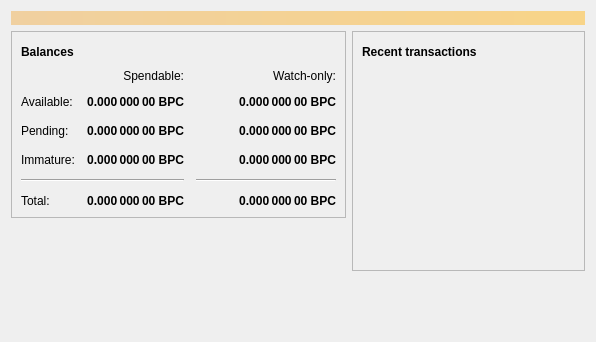
<?xml version="1.0" encoding="UTF-8"?>
<ui version="4.0">
 <class>OverviewPage</class>
 <widget class="QWidget" name="OverviewPage">
  <property name="geometry">
   <rect>
    <x>0</x>
    <y>0</y>
    <width>596</width>
    <height>342</height>
   </rect>
  </property>
  <property name="windowTitle">
   <string>Form</string>
  </property>
  <layout class="QVBoxLayout" name="topLayout">
   <item>
    <widget class="QLabel" name="labelAlerts">
     <property name="visible">
      <bool>false</bool>
     </property>
     <property name="styleSheet">
      <string notr="true">QLabel { background-color: qlineargradient(x1: 0, y1: 0, x2: 1, y2: 0, stop:0 #F0D0A0, stop:1 #F8D488); color:#000000; }</string>
     </property>
     <property name="wordWrap">
      <bool>true</bool>
     </property>
     <property name="margin">
      <number>3</number>
     </property>
     <property name="textInteractionFlags">
      <set>Qt::TextSelectableByMouse</set>
     </property>
    </widget>
   </item>
   <item>
    <layout class="QHBoxLayout" name="horizontalLayout" stretch="1,1">
     <item>
      <layout class="QVBoxLayout" name="verticalLayout_2">
       <item>
        <widget class="QFrame" name="frame">
         <property name="frameShape">
          <enum>QFrame::StyledPanel</enum>
         </property>
         <property name="frameShadow">
          <enum>QFrame::Raised</enum>
         </property>
         <layout class="QVBoxLayout" name="verticalLayout_4">
          <item>
           <layout class="QHBoxLayout" name="horizontalLayout_4">
            <item>
             <widget class="QLabel" name="label_5">
              <property name="font">
               <font>
                <weight>75</weight>
                <bold>true</bold>
               </font>
              </property>
              <property name="text">
               <string>Balances</string>
              </property>
             </widget>
            </item>
            <item>
             <widget class="QPushButton" name="labelWalletStatus">
              <property name="enabled">
               <bool>true</bool>
              </property>
              <property name="maximumSize">
               <size>
                <width>30</width>
                <height>16777215</height>
               </size>
              </property>
              <property name="toolTip">
               <string>The displayed information may be out of date. Your wallet automatically synchronizes with the Backpackercoin network after a connection is established, but this process has not completed yet.</string>
              </property>
              <property name="text">
               <string/>
              </property>
              <property name="icon">
               <iconset resource="../bitcoin.qrc">
                <normaloff>:/icons/warning</normaloff>
                <disabledoff>:/icons/warning</disabledoff>:/icons/warning</iconset>
              </property>
              <property name="iconSize">
               <size>
                <width>24</width>
                <height>24</height>
               </size>
              </property>
              <property name="flat">
               <bool>true</bool>
              </property>
             </widget>
            </item>
            <item>
             <spacer name="horizontalSpacer_3">
              <property name="orientation">
               <enum>Qt::Horizontal</enum>
              </property>
              <property name="sizeHint" stdset="0">
               <size>
                <width>40</width>
                <height>20</height>
               </size>
              </property>
             </spacer>
            </item>
           </layout>
          </item>
          <item>
           <layout class="QGridLayout" name="gridLayout">
            <property name="spacing">
             <number>12</number>
            </property>
            <item row="2" column="2">
             <widget class="QLabel" name="labelWatchPending">
              <property name="font">
               <font>
                <weight>75</weight>
                <bold>true</bold>
               </font>
              </property>
              <property name="cursor">
               <cursorShape>IBeamCursor</cursorShape>
              </property>
              <property name="toolTip">
               <string>Unconfirmed transactions to watch-only addresses</string>
              </property>
              <property name="text">
               <string notr="true">0.000 000 00 BPC</string>
              </property>
              <property name="alignment">
               <set>Qt::AlignRight|Qt::AlignTrailing|Qt::AlignVCenter</set>
              </property>
              <property name="textInteractionFlags">
               <set>Qt::LinksAccessibleByMouse|Qt::TextSelectableByKeyboard|Qt::TextSelectableByMouse</set>
              </property>
             </widget>
            </item>
            <item row="2" column="1">
             <widget class="QLabel" name="labelUnconfirmed">
              <property name="font">
               <font>
                <weight>75</weight>
                <bold>true</bold>
               </font>
              </property>
              <property name="cursor">
               <cursorShape>IBeamCursor</cursorShape>
              </property>
              <property name="toolTip">
               <string>Total of transactions that have yet to be confirmed, and do not yet count toward the spendable balance</string>
              </property>
              <property name="text">
               <string notr="true">0.000 000 00 BPC</string>
              </property>
              <property name="alignment">
               <set>Qt::AlignRight|Qt::AlignTrailing|Qt::AlignVCenter</set>
              </property>
              <property name="textInteractionFlags">
               <set>Qt::LinksAccessibleByMouse|Qt::TextSelectableByKeyboard|Qt::TextSelectableByMouse</set>
              </property>
             </widget>
            </item>
            <item row="3" column="2">
             <widget class="QLabel" name="labelWatchImmature">
              <property name="font">
               <font>
                <weight>75</weight>
                <bold>true</bold>
               </font>
              </property>
              <property name="cursor">
               <cursorShape>IBeamCursor</cursorShape>
              </property>
              <property name="toolTip">
               <string>Mined balance in watch-only addresses that has not yet matured</string>
              </property>
              <property name="text">
               <string notr="true">0.000 000 00 BPC</string>
              </property>
              <property name="alignment">
               <set>Qt::AlignRight|Qt::AlignTrailing|Qt::AlignVCenter</set>
              </property>
              <property name="textInteractionFlags">
               <set>Qt::LinksAccessibleByMouse|Qt::TextSelectableByKeyboard|Qt::TextSelectableByMouse</set>
              </property>
             </widget>
            </item>
            <item row="4" column="0" colspan="2">
             <widget class="Line" name="line">
              <property name="orientation">
               <enum>Qt::Horizontal</enum>
              </property>
             </widget>
            </item>
            <item row="4" column="2">
             <widget class="Line" name="lineWatchBalance">
              <property name="sizePolicy">
               <sizepolicy hsizetype="Preferred" vsizetype="Fixed">
                <horstretch>0</horstretch>
                <verstretch>0</verstretch>
               </sizepolicy>
              </property>
              <property name="minimumSize">
               <size>
                <width>140</width>
                <height>0</height>
               </size>
              </property>
              <property name="orientation">
               <enum>Qt::Horizontal</enum>
              </property>
             </widget>
            </item>
            <item row="5" column="0">
             <widget class="QLabel" name="labelTotalText">
              <property name="text">
               <string>Total:</string>
              </property>
             </widget>
            </item>
            <item row="3" column="1">
             <widget class="QLabel" name="labelImmature">
              <property name="font">
               <font>
                <weight>75</weight>
                <bold>true</bold>
               </font>
              </property>
              <property name="cursor">
               <cursorShape>IBeamCursor</cursorShape>
              </property>
              <property name="toolTip">
               <string>Mined balance that has not yet matured</string>
              </property>
              <property name="text">
               <string notr="true">0.000 000 00 BPC</string>
              </property>
              <property name="alignment">
               <set>Qt::AlignRight|Qt::AlignTrailing|Qt::AlignVCenter</set>
              </property>
              <property name="textInteractionFlags">
               <set>Qt::LinksAccessibleByMouse|Qt::TextSelectableByKeyboard|Qt::TextSelectableByMouse</set>
              </property>
             </widget>
            </item>
            <item row="2" column="3">
             <spacer name="horizontalSpacer_2">
              <property name="orientation">
               <enum>Qt::Horizontal</enum>
              </property>
              <property name="sizeHint" stdset="0">
               <size>
                <width>40</width>
                <height>20</height>
               </size>
              </property>
             </spacer>
            </item>
            <item row="3" column="0">
             <widget class="QLabel" name="labelImmatureText">
              <property name="text">
               <string>Immature:</string>
              </property>
             </widget>
            </item>
            <item row="5" column="1">
             <widget class="QLabel" name="labelTotal">
              <property name="font">
               <font>
                <weight>75</weight>
                <bold>true</bold>
               </font>
              </property>
              <property name="cursor">
               <cursorShape>IBeamCursor</cursorShape>
              </property>
              <property name="toolTip">
               <string>Your current total balance</string>
              </property>
              <property name="text">
               <string notr="true">0.000 000 00 BPC</string>
              </property>
              <property name="alignment">
               <set>Qt::AlignRight|Qt::AlignTrailing|Qt::AlignVCenter</set>
              </property>
              <property name="textInteractionFlags">
               <set>Qt::LinksAccessibleByMouse|Qt::TextSelectableByKeyboard|Qt::TextSelectableByMouse</set>
              </property>
             </widget>
            </item>
            <item row="5" column="2">
             <widget class="QLabel" name="labelWatchTotal">
              <property name="font">
               <font>
                <weight>75</weight>
                <bold>true</bold>
               </font>
              </property>
              <property name="cursor">
               <cursorShape>IBeamCursor</cursorShape>
              </property>
              <property name="toolTip">
               <string>Current total balance in watch-only addresses</string>
              </property>
              <property name="text">
               <string notr="true">0.000 000 00 BPC</string>
              </property>
              <property name="alignment">
               <set>Qt::AlignRight|Qt::AlignTrailing|Qt::AlignVCenter</set>
              </property>
              <property name="textInteractionFlags">
               <set>Qt::LinksAccessibleByMouse|Qt::TextSelectableByKeyboard|Qt::TextSelectableByMouse</set>
              </property>
             </widget>
            </item>
            <item row="0" column="2">
             <widget class="QLabel" name="labelWatchonly">
              <property name="text">
               <string>Watch-only:</string>
              </property>
              <property name="alignment">
               <set>Qt::AlignRight|Qt::AlignTrailing|Qt::AlignVCenter</set>
              </property>
             </widget>
            </item>
            <item row="1" column="0">
             <widget class="QLabel" name="labelBalanceText">
              <property name="text">
               <string>Available:</string>
              </property>
             </widget>
            </item>
            <item row="1" column="1">
             <widget class="QLabel" name="labelBalance">
              <property name="font">
               <font>
                <weight>75</weight>
                <bold>true</bold>
               </font>
              </property>
              <property name="cursor">
               <cursorShape>IBeamCursor</cursorShape>
              </property>
              <property name="toolTip">
               <string>Your current spendable balance</string>
              </property>
              <property name="text">
               <string notr="true">0.000 000 00 BPC</string>
              </property>
              <property name="alignment">
               <set>Qt::AlignRight|Qt::AlignTrailing|Qt::AlignVCenter</set>
              </property>
              <property name="textInteractionFlags">
               <set>Qt::LinksAccessibleByMouse|Qt::TextSelectableByKeyboard|Qt::TextSelectableByMouse</set>
              </property>
             </widget>
            </item>
            <item row="1" column="2">
             <widget class="QLabel" name="labelWatchAvailable">
              <property name="font">
               <font>
                <weight>75</weight>
                <bold>true</bold>
               </font>
              </property>
              <property name="cursor">
               <cursorShape>IBeamCursor</cursorShape>
              </property>
              <property name="toolTip">
               <string>Your current balance in watch-only addresses</string>
              </property>
              <property name="text">
               <string notr="true">0.000 000 00 BPC</string>
              </property>
              <property name="alignment">
               <set>Qt::AlignRight|Qt::AlignTrailing|Qt::AlignVCenter</set>
              </property>
              <property name="textInteractionFlags">
               <set>Qt::LinksAccessibleByMouse|Qt::TextSelectableByKeyboard|Qt::TextSelectableByMouse</set>
              </property>
             </widget>
            </item>
            <item row="2" column="0">
             <widget class="QLabel" name="labelPendingText">
              <property name="text">
               <string>Pending:</string>
              </property>
             </widget>
            </item>
            <item row="0" column="1">
             <widget class="QLabel" name="labelSpendable">
              <property name="text">
               <string>Spendable:</string>
              </property>
              <property name="alignment">
               <set>Qt::AlignRight|Qt::AlignTrailing|Qt::AlignVCenter</set>
              </property>
             </widget>
            </item>
           </layout>
          </item>
         </layout>
        </widget>
       </item>
       <item>
        <spacer name="verticalSpacer">
         <property name="orientation">
          <enum>Qt::Vertical</enum>
         </property>
         <property name="sizeHint" stdset="0">
          <size>
           <width>20</width>
           <height>40</height>
          </size>
         </property>
        </spacer>
       </item>
      </layout>
     </item>
     <item>
      <layout class="QVBoxLayout" name="verticalLayout_3">
       <item>
        <widget class="QFrame" name="frame_2">
         <property name="frameShape">
          <enum>QFrame::StyledPanel</enum>
         </property>
         <property name="frameShadow">
          <enum>QFrame::Raised</enum>
         </property>
         <layout class="QVBoxLayout" name="verticalLayout">
          <item>
           <layout class="QHBoxLayout" name="horizontalLayout_2">
            <item>
             <widget class="QLabel" name="label_4">
              <property name="font">
               <font>
                <weight>75</weight>
                <bold>true</bold>
               </font>
              </property>
              <property name="text">
               <string>Recent transactions</string>
              </property>
             </widget>
            </item>
            <item>
             <widget class="QPushButton" name="labelTransactionsStatus">
              <property name="enabled">
               <bool>true</bool>
              </property>
              <property name="maximumSize">
               <size>
                <width>30</width>
                <height>16777215</height>
               </size>
              </property>
              <property name="toolTip">
               <string>The displayed information may be out of date. Your wallet automatically synchronizes with the Backpackercoin network after a connection is established, but this process has not completed yet.</string>
              </property>
              <property name="text">
               <string/>
              </property>
              <property name="icon">
               <iconset resource="../bitcoin.qrc">
                <normaloff>:/icons/warning</normaloff>
                <disabledoff>:/icons/warning</disabledoff>:/icons/warning</iconset>
              </property>
              <property name="iconSize">
               <size>
                <width>24</width>
                <height>24</height>
               </size>
              </property>
              <property name="flat">
               <bool>true</bool>
              </property>
             </widget>
            </item>
            <item>
             <spacer name="horizontalSpacer">
              <property name="orientation">
               <enum>Qt::Horizontal</enum>
              </property>
              <property name="sizeHint" stdset="0">
               <size>
                <width>40</width>
                <height>20</height>
               </size>
              </property>
             </spacer>
            </item>
           </layout>
          </item>
          <item>
           <widget class="QListView" name="listTransactions">
            <property name="styleSheet">
             <string notr="true">QListView { background: transparent; }</string>
            </property>
            <property name="frameShape">
             <enum>QFrame::NoFrame</enum>
            </property>
            <property name="verticalScrollBarPolicy">
             <enum>Qt::ScrollBarAlwaysOff</enum>
            </property>
            <property name="horizontalScrollBarPolicy">
             <enum>Qt::ScrollBarAlwaysOff</enum>
            </property>
            <property name="selectionMode">
             <enum>QAbstractItemView::NoSelection</enum>
            </property>
           </widget>
          </item>
         </layout>
        </widget>
       </item>
       <item>
        <spacer name="verticalSpacer_2">
         <property name="orientation">
          <enum>Qt::Vertical</enum>
         </property>
         <property name="sizeHint" stdset="0">
          <size>
           <width>20</width>
           <height>40</height>
          </size>
         </property>
        </spacer>
       </item>
      </layout>
     </item>
    </layout>
   </item>
  </layout>
 </widget>
 <resources/>
 <connections/>
</ui>
